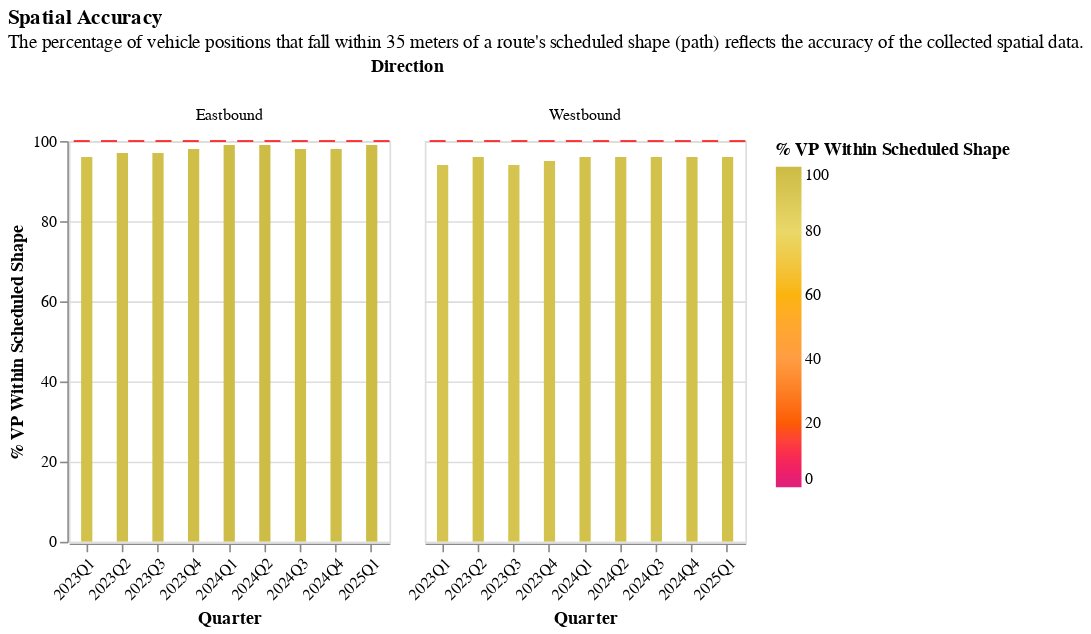

Notebook cell for this chart:
### Code cell
base_facet_with_ruler_chart(
    df=all_metrics_test,
    y_col="% VP within Scheduled Shape",
    ruler_col="ruler_100_pct",
    title=readable_dict["spatial_accuracy_graph"]["title"],
    subtitle=readable_dict["spatial_accuracy_graph"]["subtitle"],
    domain_color=color_dict["spatial_accuracy_domain"],
    range_color=color_dict["spatial_accuracy_range"],
    quarter=True,
).add_params(xcol_param).transform_filter(xcol_param)

### Figure 1 — Vega-Lite specification as saved in the notebook (floating-point values rounded to 4 significant figures; data arrays with more than 128 entries replaced by an {"elided": "..."} marker saying what was removed)
{"config": {"view": {"continuousWidth": 300, "continuousHeight": 300}}, "data": {"name": "data-dc4a71ef2d8823f67acbf55b666472ec"}, "facet": {"column": {"field": "Direction", "type": "nominal"}}, "spec": {"layer": [{"mark": {"type": "bar", "clip": true, "size": 7}, "encoding": {"color": {"field": "% VP within Scheduled Shape", "scale": {"domain": [0, 20, 40, 60, 80, 100], "range": ["#dd217d", "#fc5c04", "#ff9c42", "#fcb40e", "#e9d868", "#ccbb44"]}, "title": "% VP Within Scheduled Shape", "type": "quantitative"}, "tooltip": [{"field": "Route", "type": "nominal"}, {"field": "Direction", "type": "nominal"}, {"field": "% VP within Scheduled Shape", "type": "quantitative"}, {"field": "quarter", "type": "nominal"}], "x": {"axis": {"labelAngle": -45}, "field": "quarter", "title": "Quarter", "type": "nominal"}, "y": {"field": "% VP within Scheduled Shape", "scale": {"domain": [0, 100]}, "title": "% VP Within Scheduled Shape", "type": "quantitative"}}, "name": "view_1"}, {"mark": {"type": "rule", "color": "red", "strokeDash": [10, 7]}, "encoding": {"y": {"aggregate": "mean", "field": "ruler_100_pct", "type": "quantitative"}}}], "height": 250, "width": 200}, "params": [{"name": "param_1", "select": {"type": "point", "fields": ["Route"]}, "bind": {"input": "select", "options": ["1 Fashion Valley - La Mesa", "10 Old Town - University/College", "105 Old Town - University City", "11 SDSU - Downtown San Diego", "110 Mira Mesa - Downtown via Hwy 163", "115 El Cajon T.C. - SDSU T.C.", "12 City College - Skyline Hills", "120 Downtown San Diego - Kearny Mesa Transit Center", "13 Kaiser Hospital  - 24th St Transit Center", "14 Grantville Trolley  -  Baltimore & Lake Murray", "18 Grantville Trlly via Camino del Rio", "2 Downtown San Diego - 30th & Adams", "20 Downtown - Rancho Bernardo Transit Station", "201 Super Loop - Counterclockwise", "202 Super Loop - Clockwise", "204 Super Loop - Judicial Dr.", "215 Mid-City Rapid", "225 Downtown - Otay Mesa TC", "235 Downtown - Escondido Transit Center", "237 Miramar College Transit Station - UCSD", "25 Fashion Valley - Kearny Mesa TC", "27 Pacific Beach - Kearny Mesa Transit Center", "28 Old Town T.C. - Shelter Island", "280 Escondido Transit Center - Downtown", "290 Rancho Bernardo Station - Downtown", "3 UCSD Hospital - Euclid Transit Center", "30 Old Town  - UTC via Pacific Beach", "31 UTC - Mira Mesa", "35 Ocean Beach - Old Town", "4 12th & Imperial Trolley - Lomita Village", "41 Fashion Valley -  UCSD", "43 Balboa Av TC - Kearny Mesa", "44 Old Town - Kearny Mesa", "5 Downtown San Diego - Euclid Transit Center", "6 North Park - Fashion Valley", "60 Euclid Av Transit Center - UTC  via Convoy", "7 Downtown San Diego - University/College", "701 H St Transit Center - Palomar St TC via Hilltop Dr", "704 E St Transit Center - Palomar Transit Center", "705 E St Transit Center - Plaza Bonita", "707 Otay Ranch Town Center - Southwestern College", "709 H St Transit Center - Otay Ranch Town Center", "712 Palomar Transit Center - Southwestern College", "8 Old Town - Balboa Av TC", "815 El Cajon Transit Center - East Main St", "816 El Cajon TC - Cuyamaca College", "83 Downtown San Diego - Old Town", "832 Santee Center - NE Santee Loop Clockwise", "833 Santee Center - Parkway Plaza", "834 West Santee Loop", "838 East County Square - Viejas", "84 Point Loma Shuttle", "848 El Cajon - Lakeside", "851 Spring Valley - La Mesa", "852 University & 54th - Grossmont Transit Ctr", "854 Grossmont Transit Ctr -- Grossmont College", "855 Rancho San Diego - La Mesa", "856 SDSU - Cuyamaca College", "864 El Cajon - East County Sq", "872 El Cajon Shuttle Loop Counterclockwise", "874 El Cajon Eastside Shuttle Clockwise", "875 El Cajon Eastside Shuttle Counterclockwise", "88 Old Town - Fashion Valley", "894 Morena/Campo - El Cajon", "9 Old Town - Jewell & Garnet", "901 Iris Transit Center - Downtown San Diego", "904 Coronado Shuttle", "905 Iris Transit Center - Otay Mesa Transit Center", "906 Iris Transit Center - San Ysidro Clockwise", "907 Iris Transit Center - San Ysidro Counterclockwise", "909 Otay Mesa Transit Center - SWC at Otay Mesa", "916 Oak Park-Emerald Hills Loop CW", "917 Oak Park-Emerald Hills Loop CCW", "921 UTC - Miramar College Transit Station", "923 Downtown to Point Loma", "928 Fashion Valley - Kearny Mesa", "929 Iris Transit Center - 12th & Imperial", "932 Iris Transit Center - 8th St. Transit Center", "933 Iris TC Loop - Imperial Beach Counterclock", "934 Iris TC Loop - Imperial Beach Clockwise", "936 Spring Valley - SDSU", "944 Sabre Springs Station - Poway", "945 Rancho Bernardo Station - Poway", "945A Poway HS CC Loop", "950 Otay Mesa Border - Iris Transit Center", "955 National City - San Diego State University", "961 24th St Transit Center - Encanto Trolley", "962 8th St Transit Center - Spring Valley", "963 8th St Transit Center - Paradise Hills", "964 Mira Mesa - Alliant University via MCTS", "965 City Heights Shuttle", "967 24th St Transit Center - Division & Ava", "968 8th St Transit Center - Plaza Bonita", "972 Sorrento Mesa Coaster Connection", "973 Carroll Canyon Coaster Connection", "974 UCSD Coaster Connection", "978 Torrey Pines Coaster Connection", "979 North University City Coaster Connection", "985 UCSD Central Campus Station - Torrey Pines", "992 Airport/Downtown Shuttle", "Blue San Ysidro - UTC", "Green Santee - 12th & Imperial", "Orange El Cajon - Courthouse", "901 Iris Transit Center - Downtown", "929 Downtown - Iris Transit Center", "Green El Cajon - 12th & Imperial", "227 Imperial Beach - Otay Mesa TC", "Copper Santee - El Cajon", "910 Downtown - San Ysidro (OWL Service)"], "name": "Routes: "}, "value": "1 Fashion Valley - La Mesa", "views": ["view_1"]}], "title": {"text": "Spatial Accuracy", "subtitle": ["The percentage of vehicle positions that fall within 35 meters of a route's scheduled shape (path) reflects the accuracy of the collected spatial data."]}, "transform": [{"filter": {"param": "param_1"}}], "$schema": "https://vega.github.io/schema/vega-lite/v5.20.1.json", "datasets": {"data-dc4a71ef2d8823f67acbf55b666472ec": {"elided": "1645 records"}}}
